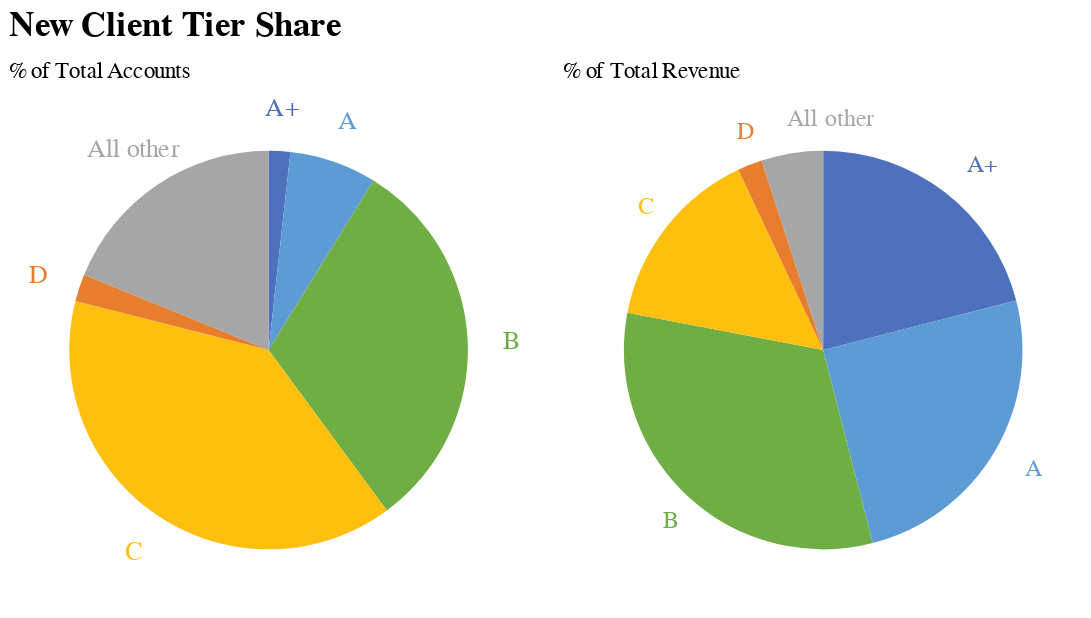

The notebook cell this image was saved under:
### Markdown cell above
With both graphs available, we can add them next to each other and include a main title.

### Code cell
# Finished Pie Chart

pies = acc_pie | rev_pie

pies.properties(
    title = alt.Title('New Client Tier Share', offset = 10, fontSize = 20)
)

### Figure 1 — Vega-Lite specification as saved in the notebook (floating-point values rounded to 4 significant figures)
{"config": {"view": {"continuousWidth": 300, "continuousHeight": 300}, "scale": {"bandPaddingInner": 1}}, "hconcat": [{"layer": [{"mark": {"type": "arc", "outerRadius": 115}, "encoding": {"color": {"field": "Tier", "legend": null, "scale": {"range": ["#4d71bc", "#5d9bd4", "#6fae45", "#febf0f", "#e77e2d", "#a6a6a6"]}, "sort": null, "type": "nominal"}, "order": {"field": "Tier:O"}, "theta": {"field": "% Accounts", "stack": true, "type": "quantitative"}}, "title": {"text": "% of Total Accounts", "anchor": "start", "fontWeight": "normal"}}, {"mark": {"type": "text", "radius": 140, "size": 15}, "encoding": {"color": {"field": "Tier", "legend": null, "scale": {"range": ["#4d71bc", "#5d9bd4", "#6fae45", "#febf0f", "#e77e2d", "#a6a6a6"]}, "sort": null, "type": "nominal"}, "order": {"field": "Tier:O"}, "text": {"field": "Tier", "type": "nominal"}, "theta": {"field": "% Accounts", "stack": true, "type": "quantitative"}}, "title": {"text": "% of Total Accounts", "anchor": "start", "fontWeight": "normal"}}]}, {"layer": [{"mark": {"type": "arc", "outerRadius": 115}, "encoding": {"color": {"field": "Tier", "legend": null, "scale": {"range": ["#4d71bc", "#5d9bd4", "#6fae45", "#febf0f", "#e77e2d", "#a6a6a6"]}, "sort": null, "type": "nominal"}, "order": {"field": "Tier:O"}, "theta": {"field": "% Revenue", "stack": true, "type": "quantitative"}}, "title": {"text": "% of Total Revenue", "anchor": "start", "fontWeight": "normal"}}, {"mark": {"type": "text", "align": "left", "radius": 135, "size": 14}, "encoding": {"color": {"field": "Tier", "legend": null, "scale": {"range": ["#4d71bc", "#5d9bd4", "#6fae45", "#febf0f", "#e77e2d", "#a6a6a6"]}, "sort": null, "type": "nominal"}, "order": {"field": "Tier:O"}, "text": {"field": "Tier", "type": "nominal"}, "theta": {"field": "% Revenue", "stack": true, "type": "quantitative"}}, "title": {"text": "% of Total Revenue", "anchor": "start", "fontWeight": "normal"}}]}], "data": {"name": "data-35f9124c4b8dd7e8e6a83d69924ed8ee"}, "title": {"text": "New Client Tier Share", "fontSize": 20, "offset": 10}, "$schema": "https://vega.github.io/schema/vega-lite/v5.15.1.json", "datasets": {"data-35f9124c4b8dd7e8e6a83d69924ed8ee": [{"Tier": "A+", "# of Accounts": 19.0, "% Accounts": 1.746, "Revenue ($M)": 3.927, "% Revenue": 21.0}, {"Tier": "A", "# of Accounts": 77.0, "% Accounts": 7.077, "Revenue ($M)": 4.675, "% Revenue": 25.0}, {"Tier": "B", "# of Accounts": 338.0, "% Accounts": 31.07, "Revenue ($M)": 5.984, "% Revenue": 32.0}, {"Tier": "C", "# of Accounts": 425.0, "% Accounts": 39.06, "Revenue ($M)": 2.805, "% Revenue": 15.0}, {"Tier": "D", "# of Accounts": 24.0, "% Accounts": 2.206, "Revenue ($M)": 0.374, "% Revenue": 2.0}, {"Tier": "All other", "# of Accounts": 205.0, "% Accounts": 18.84, "Revenue ($M)": 0.935, "% Revenue": 5.0}]}}
